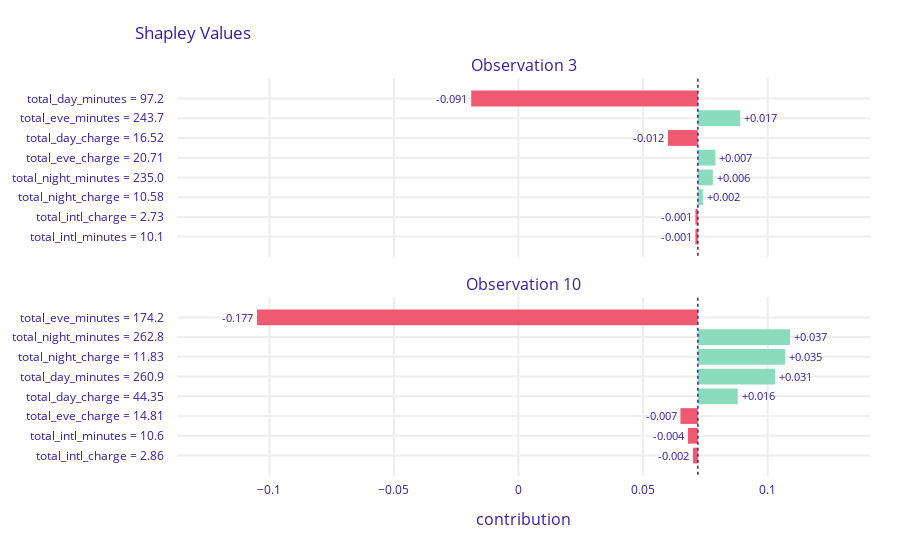

The cell this chart's notebook holds for it:
### Code cell
# Task 4: observations 3 and 10
# Task 5: observations 3 and 10
def make_plot_tasks_4_5():
    predict_func = lambda m, d: m.predict(d)
    preds = [model_rf.predict_proba(x_test.iloc[[i]])[:, 1].item() for i in [2, 9]]
    [print(f'Probability for observation {i + 1}: {prob}') for i, prob in enumerate(preds)]
    explainer = dx.Explainer(
        model_rf, x_train, y_train, predict_function = predict_func, label = "RF")
    explainer.model_performance()
    shap_attributions = [explainer.predict_parts(
        x_test.iloc[[i]], type = "shap", label=f'Observation {i + 1}') for i in [2, 9]]
    shap_attributions[0].plot(shap_attributions[1::])

make_plot_tasks_4_5()

### Figure 1 — Plotly figure (JSON) as saved in the notebook; plotly's stock layout.template omitted (floating-point values rounded to 4 significant figures)
{"data": [{"base": 0.072, "hoverinfo": "text", "hoverlabel": {"bgcolor": "rgba(0,0,0,0.8)"}, "hovertext": ["Average response: 0.072<br>Prediction: 0<br>total_day_minutes = 97.2<br>decreases average response <br>by 0.091", "Average response: 0.072<br>Prediction: 0<br>total_eve_minutes = 243.7<br>increases average response <br>by 0.017", "Average response: 0.072<br>Prediction: 0<br>total_day_charge = 16.52<br>decreases average response <br>by 0.012", "Average response: 0.072<br>Prediction: 0<br>total_eve_charge = 20.71<br>increases average response <br>by 0.007", "Average response: 0.072<br>Prediction: 0<br>total_night_minutes = 235.0<br>increases average response <br>by 0.006", "Average response: 0.072<br>Prediction: 0<br>total_night_charge = 10.58<br>increases average response <br>by 0.002", "Average response: 0.072<br>Prediction: 0<br>total_intl_charge = 2.73<br>decreases average response <br>by 0.001", "Average response: 0.072<br>Prediction: 0<br>total_intl_minutes = 10.1<br>decreases average response <br>by 0.001"], "marker": {"color": ["#f05a71", "#8bdcbe", "#f05a71", "#8bdcbe", "#8bdcbe", "#8bdcbe", "#f05a71", "#f05a71"]}, "orientation": "h", "showlegend": false, "text": ["-0.091", "+0.017", "-0.012", "+0.007", "+0.006", "+0.002", "-0.001", "-0.001"], "textposition": "outside", "type": "bar", "x": [-0.091, 0.017, -0.012, 0.007, 0.006, 0.002, -0.001, -0.001], "xaxis": "x", "y": ["total_day_minutes = 97.2", "total_eve_minutes = 243.7", "total_day_charge = 16.52", "total_eve_charge = 20.71", "total_night_minutes = 235.0", "total_night_charge = 10.58", "total_intl_charge = 2.73", "total_intl_minutes = 10.1"], "yaxis": "y"}, {"base": 0.072, "hoverinfo": "text", "hoverlabel": {"bgcolor": "rgba(0,0,0,0.8)"}, "hovertext": ["Average response: 0.072<br>Prediction: 0<br>total_eve_minutes = 174.2<br>decreases average response <br>by 0.177", "Average response: 0.072<br>Prediction: 0<br>total_night_minutes = 262.8<br>increases average response <br>by 0.037", "Average response: 0.072<br>Prediction: 0<br>total_night_charge = 11.83<br>increases average response <br>by 0.035", "Average response: 0.072<br>Prediction: 0<br>total_day_minutes = 260.9<br>increases average response <br>by 0.031", "Average response: 0.072<br>Prediction: 0<br>total_day_charge = 44.35<br>increases average response <br>by 0.016", "Average response: 0.072<br>Prediction: 0<br>total_eve_charge = 14.81<br>decreases average response <br>by 0.007", "Average response: 0.072<br>Prediction: 0<br>total_intl_minutes = 10.6<br>decreases average response <br>by 0.004", "Average response: 0.072<br>Prediction: 0<br>total_intl_charge = 2.86<br>decreases average response <br>by 0.002"], "marker": {"color": ["#f05a71", "#8bdcbe", "#8bdcbe", "#8bdcbe", "#8bdcbe", "#f05a71", "#f05a71", "#f05a71"]}, "orientation": "h", "showlegend": false, "text": ["-0.177", "+0.037", "+0.035", "+0.031", "+0.016", "-0.007", "-0.004", "-0.002"], "textposition": "outside", "type": "bar", "x": [-0.177, 0.037, 0.035, 0.031, 0.016, -0.007, -0.004, -0.002], "xaxis": "x2", "y": ["total_eve_minutes = 174.2", "total_night_minutes = 262.8", "total_night_charge = 11.83", "total_day_minutes = 260.9", "total_day_charge = 44.35", "total_eve_charge = 14.81", "total_intl_minutes = 10.6", "total_intl_charge = 2.86"], "yaxis": "y2"}], "layout": {"annotations": [{"font": {"size": 16}, "showarrow": false, "text": "Observation 3", "x": 0.5, "xanchor": "center", "xref": "paper", "y": 1, "yanchor": "bottom", "yref": "paper"}, {"font": {"size": 16}, "showarrow": false, "text": "Observation 10", "x": 0.5, "xanchor": "center", "xref": "paper", "y": 0.45, "yanchor": "bottom", "yref": "paper"}, {"font": {"size": 16}, "showarrow": false, "text": "contribution", "x": 0.5, "xanchor": "center", "xref": "paper", "y": 0, "yanchor": "top", "yref": "paper", "yshift": -30}], "font": {"color": "#371ea3"}, "height": 547, "margin": {"b": 71, "r": 30, "t": 78}, "shapes": [{"line": {"color": "#371ea3", "dash": "dot", "width": 1.5}, "type": "line", "x0": 0.072, "x1": 0.072, "xref": "x", "y0": -1, "y1": 8, "yref": "y"}, {"line": {"color": "#371ea3", "dash": "dot", "width": 1.5}, "type": "line", "x0": 0.072, "x1": 0.072, "xref": "x2", "y0": -1, "y1": 8, "yref": "y2"}], "title": {"text": "Shapley Values", "x": 0.15}, "xaxis": {"anchor": "y", "automargin": true, "domain": [0, 1], "fixedrange": true, "gridwidth": 2, "matches": "x2", "range": [-0.1371, 0.1411], "showticklabels": false, "tickcolor": "white", "ticklen": 3, "ticks": "outside", "type": "linear", "zeroline": false}, "xaxis2": {"anchor": "y2", "automargin": true, "domain": [0, 1], "fixedrange": true, "gridwidth": 2, "range": [-0.1371, 0.1411], "tickcolor": "white", "ticklen": 3, "ticks": "outside", "type": "linear", "zeroline": false}, "yaxis": {"anchor": "x", "automargin": true, "autorange": "reversed", "domain": [0.55, 1], "fixedrange": true, "gridwidth": 2, "tickcolor": "white", "ticklen": 10, "ticks": "outside", "type": "category"}, "yaxis2": {"anchor": "x2", "automargin": true, "autorange": "reversed", "domain": [0, 0.45], "fixedrange": true, "gridwidth": 2, "tickcolor": "white", "ticklen": 10, "ticks": "outside", "type": "category"}}}
